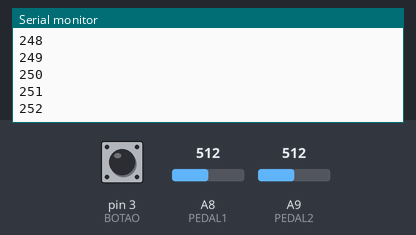
This sketch was run on a simulated Arduino Mega 2560, built with avr-gcc and run on an emulated ATmega2560. Parts: the last lines printed to the serial monitor. The test bench sets the inputs (shaded band); at power-on: A8 (PEDAL1) = 512, pin 3 (BOTAO) LOW, A9 (PEDAL2) = 512.

Above: at 5.2 s.
5.3 s: A8 (PEDAL1) set to 902
At 6.3 s:
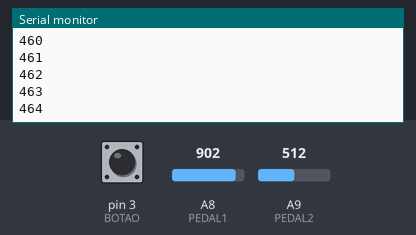
6.8 s: A8 (PEDAL1) set to 936
At 7.8 s:
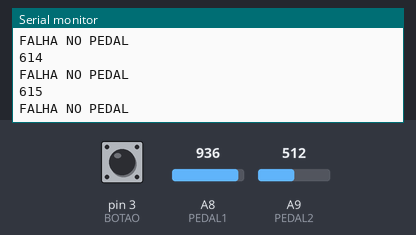
Timing chart, 0 to 9.8 s (numbered marks = the images above; inputs shaded):
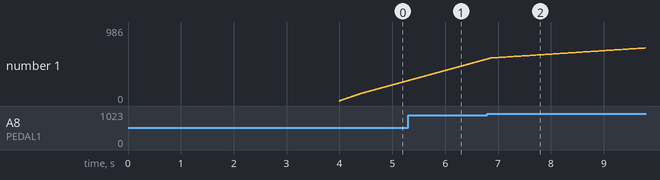

The sketch:

teste_pedal.ino
```cpp
const int PEDAL1 = A8;
const int PEDAL2 = A9;
const int BOTAO = 3;

//funcao y = ax^c
const double a1 = double(0.0446);
const double a2 = double(0.0241);
const double c1 = double(3.03);
const double c2 = double(3.26);


const float VREF = 5.0;
const float ADC_BIT = 10.0;
const float ADC_STEPS = (1 << int(ADC_BIT)) - 1;

volatile bool registre;
long amostras;
double media1;
double media2;

void fim();

void setup() {
  // put your setup code here, to run once:
  pinMode(PEDAL1, INPUT_PULLUP);
  pinMode(PEDAL2, INPUT_PULLUP);
  pinMode(BOTAO, INPUT);
  attachInterrupt(digitalPinToInterrupt(BOTAO), fim, RISING);
  registre = true;
  Serial.begin(9600);
  amostras = 0;
  media1 = 0;
  media2 = 0;
  delay(4000);
}

void loop() {
  // put your main code here, to run repeatedly:
  if(registre == true){
    double val1, val2, volt1, volt2, por1, por2;
    val1 = analogRead(PEDAL1);
    val2 = analogRead(PEDAL2);
    volt1 = (val1/ADC_STEPS) * VREF;
    volt2 = (val2/ADC_STEPS) * VREF;
    if(volt1 >= 4.5 || volt2 >= 4.5){
      Serial.println("FALHA NO PEDAL");
    }
    if(amostras == 0){
      media1 = volt1;
      media2 = volt2;
    }
    else{
      media1 = amostras * media1 + volt1;
      media1 = media1 / (amostras +1);
      media2 = amostras * media2 + volt2;
      media2 = media2 / (amostras + 1);
    }
    //por1 = a1 * pow(volt1, c1);
    //por2 = a2 * pow(volt2, c2);
    //Serial.println(por1, 2);
    //Serial.println(por2, 2);
    Serial.println(amostras);
    amostras++;
  }
  else{
    Serial.println();
    Serial.print(amostras);
    Serial.print(";");
    Serial.print(media1, 4);
    Serial.print(";");
    Serial.print(media2, 4);
    while(true);
  }
}

void fim(){
  registre = false;
}
```

Measured:
- the behaviour switches between 920 and 921 on A8 (PEDAL1) (found by bisection; images 1 and 2)
